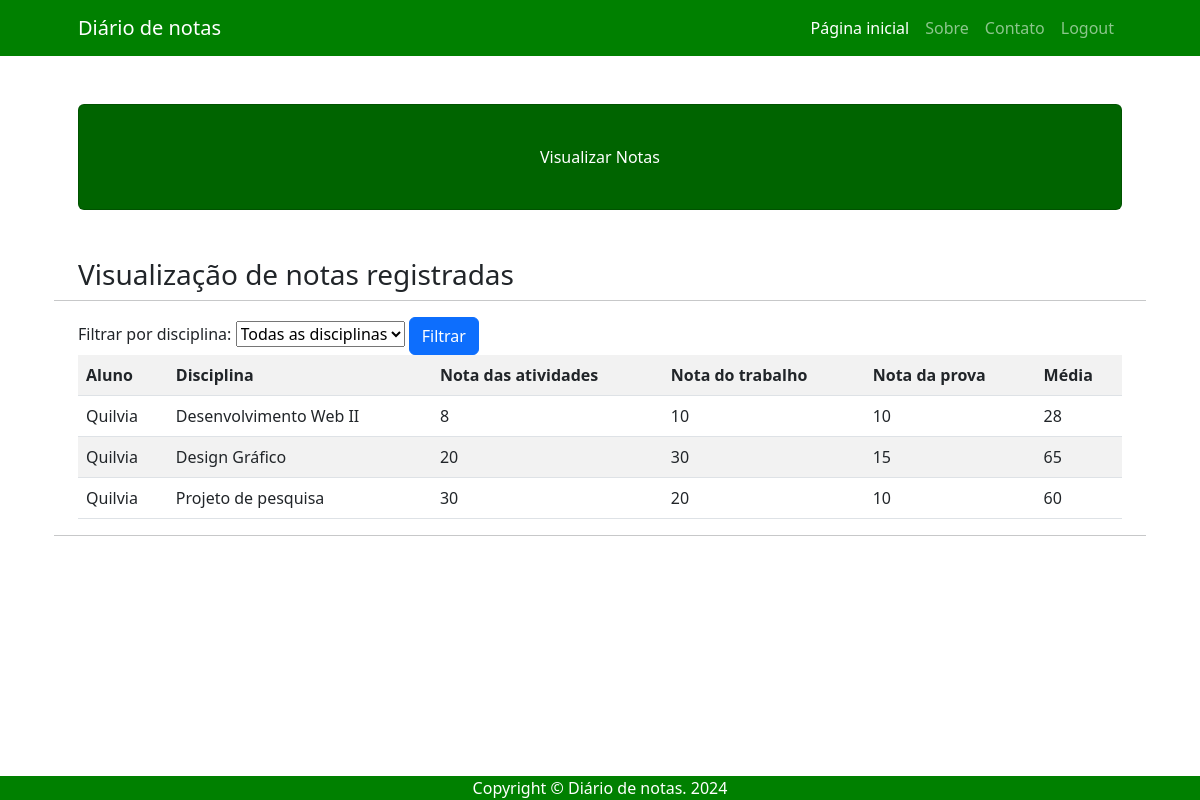
Screenshot of /visualizar/ (signed in) with the database file from the repository.
### usuarios/models.py (models this page shows)
class Nota(models.Model):
    nome_aluno = models.CharField(max_length = 200)
    disciplina = models.CharField(max_length = 200)
    nota_atividades = models.IntegerField(default = 0)
    nota_trabalho = models.IntegerField(default = 0)
    nota_prova = models.IntegerField(default = 0)
    media = models.IntegerField(blank = True, default = 0)

### usuarios/views.py (the view, shortened to what this page needs)
# urls.py: path('visualizar/', views.visualizar, name = 'visualizar'),
def visualizar(request):
    if request.method == "GET":
        if request.user.is_authenticated:
            lista_notas = Nota.objects.all()
            dicionario_notas = {'lista_notas':lista_notas}
            return render(request, 'usuarios/visualizar.html', dicionario_notas)
        else:
            return HttpResponse("Faça o login para acessar!")

### usuarios/templates/usuarios/visualizar.html (shortened to what this page needs)
{% extends 'usuarios/base.html' %}
{% block titulo %}Visualizar Notas{% endblock %}
{%block conteudo %}
<h3>Visualização de notas registradas</h3>
<hr>
<form action="{% url 'visualizar' %}" method="POST">
     <div class="filter">
         <label for="disciplinaName">Filtrar por disciplina:</label>
         <select name="disciplina">
             <option>Todas as disciplinas</option>
         </select>
         <button type="submit" class="btn btn-primary">Filtrar</button>
     </div>
</form>
<div class="table-responsive">
    <table class="table table-striped">
        <tr>
            <th>Aluno</th>
            <th>Disciplina</th>
            <th>Nota das atividades</th>
            <th>Nota do trabalho</th>
            <th>Nota da prova</th>
            <th>Média</th>
        </tr>
        {% for campo in lista_notas %}
        <tr>
            <td>{{user.first_name}}</td>
            <td>{{campo.disciplina}}</td>
            <td>{{campo.nota_atividades}}</td>
            <td>{{campo.nota_trabalho}}</td>
            <td>{{campo.nota_prova}}</td>
            <td>{{campo.media}}</td>
        </tr>
        {% empty %}
            <tr>
                <td colspan="6">Nenhum registro encontrado.</td>
            </tr>
            {% endfor %}
    </table>
</div>
<hr>
{% endblock %}

### rows the page displays
Nota: disciplina "Desenvolvimento Web II", nota_atividades "8", nota_trabalho "10", nota_prova "10", media "28"
Nota: disciplina "Design Gráfico", nota_atividades "20", nota_trabalho "30", nota_prova "15", media "65"
Nota: disciplina "Projeto de pesquisa", nota_atividades "30", nota_trabalho "20", nota_prova "10", media "60"

### other values shown
{{ user.first_name }} "Quilvia"
